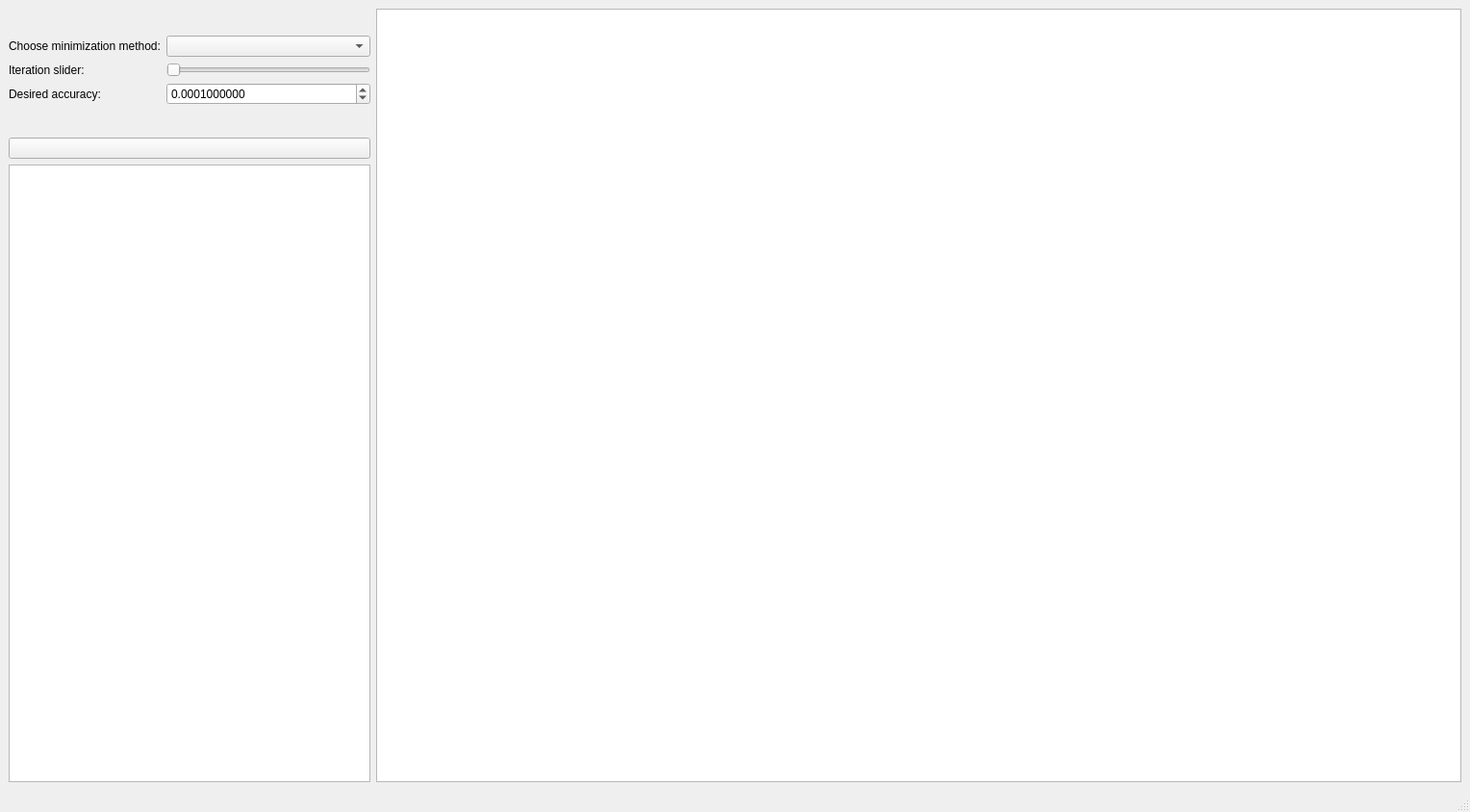
<?xml version="1.0" encoding="UTF-8"?>
<ui version="4.0">
 <class>MainWindow</class>
 <widget class="QMainWindow" name="MainWindow">
  <property name="geometry">
   <rect>
    <x>0</x>
    <y>0</y>
    <width>1528</width>
    <height>844</height>
   </rect>
  </property>
  <property name="windowTitle">
   <string>MainWindow</string>
  </property>
  <widget class="QWidget" name="centralwidget">
   <property name="enabled">
    <bool>true</bool>
   </property>
   <layout class="QHBoxLayout" name="horizontalLayout_4" stretch="1,3">
    <item>
     <layout class="QVBoxLayout" name="verticalLayout" stretch="1,0,5">
      <item>
       <layout class="QFormLayout" name="formLayout">
        <property name="formAlignment">
         <set>Qt::AlignCenter</set>
        </property>
        <item row="1" column="1">
         <widget class="QSlider" name="horizontalSlider">
          <property name="enabled">
           <bool>false</bool>
          </property>
          <property name="orientation">
           <enum>Qt::Horizontal</enum>
          </property>
         </widget>
        </item>
        <item row="0" column="1">
         <widget class="QComboBox" name="comboBox"/>
        </item>
        <item row="0" column="0">
         <widget class="QLabel" name="label_2">
          <property name="text">
           <string>Choose minimization method:</string>
          </property>
         </widget>
        </item>
        <item row="1" column="0">
         <widget class="QLabel" name="label">
          <property name="text">
           <string>Iteration slider:</string>
          </property>
         </widget>
        </item>
        <item row="2" column="1">
         <widget class="QDoubleSpinBox" name="doubleSpinBox">
          <property name="decimals">
           <number>10</number>
          </property>
          <property name="maximum">
           <double>1.000000000000000</double>
          </property>
          <property name="singleStep">
           <double>0.000001000000000</double>
          </property>
          <property name="stepType">
           <enum>QAbstractSpinBox::DefaultStepType</enum>
          </property>
          <property name="value">
           <double>0.000100000000000</double>
          </property>
         </widget>
        </item>
        <item row="2" column="0">
         <widget class="QLabel" name="label_3">
          <property name="text">
           <string>Desired accuracy:</string>
          </property>
         </widget>
        </item>
       </layout>
      </item>
      <item>
       <widget class="QPushButton" name="pushButton">
        <property name="text">
         <string/>
        </property>
        <property name="icon">
         <iconset resource="../../res/res.qrc">
          <normaloff>:/app1/app1/soft.png</normaloff>:/app1/app1/soft.png</iconset>
        </property>
        <property name="iconSize">
         <size>
          <width>300</width>
          <height>100</height>
         </size>
        </property>
       </widget>
      </item>
      <item>
       <widget class="QtCharts::QChartView" name="graphicsView_2"/>
      </item>
     </layout>
    </item>
    <item>
     <widget class="NavigableChartView" name="graphicsView">
      <property name="sizePolicy">
       <sizepolicy hsizetype="Expanding" vsizetype="Expanding">
        <horstretch>0</horstretch>
        <verstretch>0</verstretch>
       </sizepolicy>
      </property>
     </widget>
    </item>
   </layout>
  </widget>
  <widget class="QMenuBar" name="menubar">
   <property name="geometry">
    <rect>
     <x>0</x>
     <y>0</y>
     <width>1528</width>
     <height>26</height>
    </rect>
   </property>
  </widget>
  <widget class="QStatusBar" name="statusbar"/>
 </widget>
 <customwidgets>
  <customwidget>
   <class>NavigableChartView</class>
   <extends>QGraphicsView</extends>
   <header>NavigableChartView.h</header>
   <slots>
    <slot>iterationDisplayNChanged(int)</slot>
   </slots>
  </customwidget>
  <customwidget>
   <class>QtCharts::QChartView</class>
   <extends>QGraphicsView</extends>
   <header>QtCharts/QChartView</header>
  </customwidget>
 </customwidgets>
 <resources>
  <include location="../../res/res.qrc"/>
 </resources>
 <connections>
  <connection>
   <sender>comboBox</sender>
   <signal>currentIndexChanged(int)</signal>
   <receiver>MainWindow</receiver>
   <slot>methodChanged(int)</slot>
   <hints>
    <hint type="sourcelabel">
     <x>269</x>
     <y>546</y>
    </hint>
    <hint type="destinationlabel">
     <x>276</x>
     <y>-9</y>
    </hint>
   </hints>
  </connection>
  <connection>
   <sender>doubleSpinBox</sender>
   <signal>valueChanged(double)</signal>
   <receiver>MainWindow</receiver>
   <slot>epsChanged(double)</slot>
   <hints>
    <hint type="sourcelabel">
     <x>342</x>
     <y>605</y>
    </hint>
    <hint type="destinationlabel">
     <x>261</x>
     <y>-10</y>
    </hint>
   </hints>
  </connection>
  <connection>
   <sender>horizontalSlider</sender>
   <signal>valueChanged(int)</signal>
   <receiver>MainWindow</receiver>
   <slot>iterationNChanged(int)</slot>
   <hints>
    <hint type="sourcelabel">
     <x>245</x>
     <y>572</y>
    </hint>
    <hint type="destinationlabel">
     <x>164</x>
     <y>-17</y>
    </hint>
   </hints>
  </connection>
 </connections>
 <slots>
  <slot>iterationNChanged(int)</slot>
  <slot>methodChanged(int)</slot>
  <slot>epsChanged(double)</slot>
 </slots>
</ui>
